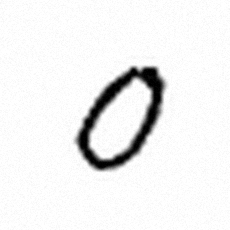
#> input picture reconocimiento_digitos/data/samples/digito_0.png, 230 x 230 px; its folder holds only this picture in this run
$ python -i segmentation.py   (imports and definitions only)
#> lines starting #> are read from the running program, lines starting #| are printed output that depends on the picture; after the words box and inside, x2 and y2 are one past the last pixel; in counts of white or black regions, pixels touching at a corner belong together
### reconocimiento_digitos/config.py
"""
Configuración central del proyecto.

Aquí se concentran rutas, constantes y hiperparámetros para evitar valores
"mágicos" repartidos por el código. Cualquier cambio de rutas o de tiempo de
entrenamiento debe hacerse en este archivo.
"""

from __future__ import annotations

import os
from pathlib import Path

# ---------------------------------------------------------------------------
# Reproducibilidad y avisos de TensorFlow
# ---------------------------------------------------------------------------
# Debe fijarse antes de importar TensorFlow para que los logs no ensucien la
# salida de consola. No oculta errores: solo mensajes informativos del runtime.
os.environ.setdefault("TF_CPP_MIN_LOG_LEVEL", "2")
os.environ.setdefault("PYTHONHASHSEED", "42")

SEED = 42
RANDOM_STATE = 42

# ---------------------------------------------------------------------------
# Rutas del proyecto
# ---------------------------------------------------------------------------
BASE_DIR = Path(__file__).resolve().parent
DATA_DIR = BASE_DIR / "data"
MODELS_DIR = BASE_DIR / "models"
RESULTS_DIR = BASE_DIR / "results"
PLOTS_DIR = BASE_DIR / "plots"
SAMPLES_DIR = DATA_DIR / "samples"
LABELS_DIR = DATA_DIR / "labels"
TESTS_DIR = BASE_DIR / "tests"

DATA_FILE = DATA_DIR / "mnist_split.npz"
DATASET_INFO_FILE = DATA_DIR / "dataset_info.json"

# ---------------------------------------------------------------------------
# Dataset
# ---------------------------------------------------------------------------
IMAGE_SIZE = 28
NUM_CLASSES = 10
CLASS_NAMES = [str(i) for i in range(NUM_CLASSES)]
VALIDATION_SIZE = 6_000  # el conjunto de test oficial (10 000) nunca se toca

# ---------------------------------------------------------------------------
# Preprocesamiento de imágenes subidas por el usuario
# ---------------------------------------------------------------------------
MNIST_BOX_SIZE = 20       # caja estándar de MNIST: dígito de 20x20 en lienzo 28x28
MNIST_MARGIN = 4
DEFAULT_MIN_AREA = 40     # área mínima (px²) de un componente para considerarlo dígito
DEFAULT_MAX_DIGITS = 15

# ---------------------------------------------------------------------------
# Hiperparámetros de los modelos tradicionales
# ---------------------------------------------------------------------------
SVM_TRAIN_SIZE = 12_000   # subconjunto estratificado para que el SVM RBF sea viable
CV_SAMPLE_SIZE = 6_000    # subconjunto para validación cruzada (3 folds)
CV_FOLDS = 3
KNN_COMPONENTS = 50       # PCA previo: acelera KNN y reduce ruido
KNN_NEIGHBORS = 5
KMEANS_CLUSTERS = 10
KMEANS_SAMPLE_SIZE = 20_000
KMEANS_PCA_COMPONENTS = 50

# ---------------------------------------------------------------------------
# Hiperparámetros de Deep Learning
# ---------------------------------------------------------------------------
CNN_EPOCHS = 12
CNN_BATCH_SIZE = 128
CNN_LEARNING_RATE = 1e-3
MLP_EPOCHS = 25
MLP_BATCH_SIZE = 128
MLP_HIDDEN_UNITS = (256, 128)
MLP_LEARNING_RATE = 1e-3
EARLY_STOPPING_PATIENCE = 4

# Tamaño de lote para inferencia; no afecta el resultado.
PREDICT_BATCH_SIZE = 512

# ---------------------------------------------------------------------------
# Nombres legibles y artefactos
# ---------------------------------------------------------------------------
MODEL_DISPLAY_NAMES = {
    "logreg": "Regresión Logística",
    "kmeans": "K-Means (agrupamiento)",
    "knn": "K-Nearest Neighbors (KNN)",
    "svm": "Máquina de Vectores de Soporte (SVM)",
    "mlp": "Red Neuronal Artificial (MLP)",
    "cnn": "Red Neuronal Convolucional (CNN)",
}

SUPERVISED_MODELS = ["logreg", "knn", "svm", "mlp", "cnn"]

MODEL_FILES = {
    "logreg": MODELS_DIR / "logistic_regression.joblib",
    "kmeans": MODELS_DIR / "kmeans.joblib",
    "knn": MODELS_DIR / "knn.joblib",
    "svm": MODELS_DIR / "svm.joblib",
    "mlp": MODELS_DIR / "mlp.keras",
    "cnn": MODELS_DIR / "cnn.keras",
}

METRICS_FILE = RESULTS_DIR / "metrics.csv"
KMEANS_METRICS_FILE = RESULTS_DIR / "kmeans_metrics.json"
CV_RESULTS_FILE = RESULTS_DIR / "cross_validation.csv"
DEMO_RESULTS_FILE = RESULTS_DIR / "demo_predictions.json"
SUMMARY_FILE = RESULTS_DIR / "RESUMEN.md"
HISTORY_FILE = RESULTS_DIR / "historial_reconocimiento.json"


def ensure_directories() -> None:
    """Crea todas las carpetas de trabajo si no existen."""
    for directory in (
        BASE_DIR,
        DATA_DIR,
        MODELS_DIR,
        RESULTS_DIR,
        PLOTS_DIR,
        SAMPLES_DIR,
        LABELS_DIR,
        TESTS_DIR,
    ):
        directory.mkdir(parents=True, exist_ok=True)
#> further down, picture is the input picture: shape (230, 230, 3); min 0, max 255, mean 239.7


# Las carpetas se crean al importar el módulo: es una operación inocua y evita
# errores de "FileNotFoundError" en cualquier punto de entrada.
ensure_directories()

### reconocimiento_digitos/src/preprocessing.py
"""
Preprocesamiento de imágenes para el reconocimiento de dígitos.

La cadena completa para una imagen subida por el usuario es:

1. Conversión a escala de grises.
2. Mejora de contraste (CLAHE) para fotos con iluminación desigual.
3. Eliminación de ruido (filtro de mediana / gaussiano).
4. Umbralización de Otsu robusta a polaridad (dedo oscuro sobre fondo claro
   o dedo claro sobre fondo oscuro).
5. Recorte al contenido, escalado conservando la relación de aspecto hasta
   20x20 y centrado por centro de masa en un lienzo de 28x28 (formato MNIST).
6. Normalización de píxeles a [0, 1].

Las imágenes de MNIST ya vienen centradas y en 28x28, por lo que para entrenar
solo se normalizan; no se les aplica umbralización ni redimensionado.
"""

from __future__ import annotations

import cv2
import numpy as np

import config


def ensure_grayscale(image: np.ndarray) -> np.ndarray:
    """Convierte una imagen BGR, BGRA o RGB a un array 2D en escala de grises.

    OpenCV lee las imágenes en orden BGR. Para imágenes de dígitos el orden de
    los canales no afecta de forma apreciable, pero se documenta la convención.
    """
    if image is None:
        raise ValueError("La imagen recibida es None.")
    arr = np.asarray(image)
    if arr.size == 0:
        raise ValueError("La imagen está vacía.")

    if arr.ndim == 2:
        gray = arr
    elif arr.ndim == 3:
        if arr.shape[2] == 4:
            # Componer el canal alfa sobre fondo blanco para no convertir en
            # negro las zonas transparentes de un PNG.
            bgr = arr[:, :, :3].astype(np.float32)
            alpha = (arr[:, :, 3:4].astype(np.float32) / 255.0)
            composed = bgr * alpha + 255.0 * (1.0 - alpha)
            gray = cv2.cvtColor(composed.astype(np.uint8), cv2.COLOR_BGR2GRAY)
        elif arr.shape[2] == 3:
            gray = cv2.cvtColor(arr.astype(np.uint8), cv2.COLOR_BGR2GRAY)
        elif arr.shape[2] == 1:
            gray = arr[:, :, 0]
        else:
            raise ValueError(f"Número de canales no soportado: {arr.shape[2]}")
    else:
        raise ValueError(f"Dimensiones no soportadas: {arr.ndim}")

    return np.ascontiguousarray(gray.astype(np.uint8))


def enhance_contrast(gray: np.ndarray) -> np.ndarray:
    """Aplica CLAHE para atenuar sombras y mejorar el contraste local."""
    gray = ensure_grayscale(gray)
    clahe = cv2.createCLAHE(clipLimit=2.0, tileGridSize=(8, 8))
    return clahe.apply(gray)


# [17 lines left out: function denoise_image, not called in this run]


def normalize_pixels(image: np.ndarray) -> np.ndarray:
    """Convierte píxeles a float32 en el rango [0, 1].

    Solo se divide entre 255 si los valores están claramente en escala 0-255.
    El umbral 1.5 evita dividir dos veces arrays normalizados que, tras una
    interpolación, pueden contener valores como 1.0000001.
    """
    source = np.asarray(image)
    arr = source.astype(np.float32)
    if arr.size and float(arr.max()) > 1.5:
        arr = arr / 255.0
    return np.clip(arr, 0.0, 1.0)


# [7 lines left out: function resize_digit, not called in this run]


def binarize_digit(image: np.ndarray, blur: bool = True) -> np.ndarray:
    """Umbraliza con Otsu y devuelve el dígito en blanco (255) sobre negro (0).

    La polaridad se elige automáticamente: de las dos posibles salidas de Otsu
    se conserva aquella en la que el "objeto" ocupa menos superficie, que es lo
    habitual para un dígito. Así funciona tanto con tinta oscura sobre papel
    claro como con tiza clara sobre pizarra oscura.
    """
#> called with blur = True
    gray = ensure_grayscale(image)
    if blur:
        gray = cv2.GaussianBlur(gray, (3, 3), 0)

    _, binary = cv2.threshold(
        gray, 0, 255, cv2.THRESH_BINARY + cv2.THRESH_OTSU
    )
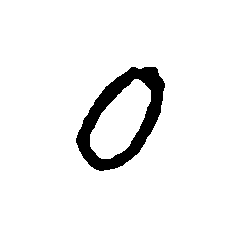
#> binary: shape (230, 230); 94% white; 1 black region, box (x1, y1, x2, y2) and area: (76, 67, 165, 171) 3191
    foreground_ratio = float(np.count_nonzero(binary)) / binary.size
#> foreground_ratio = 0.94
    if foreground_ratio > 0.5:
        binary = cv2.bitwise_not(binary)
    return binary


# [10 lines left out: function remove_small_objects, not called in this run]


def crop_to_content(image: np.ndarray, margin: int = 0) -> np.ndarray:
    """Recorta al rectángulo que contiene los píxeles no nulos."""
    arr = np.asarray(image)
    coords = cv2.findNonZero((arr > 0).astype(np.uint8))
    if coords is None:
        return arr
    x, y, w, h = cv2.boundingRect(coords)
    x0 = max(0, x - margin)
    y0 = max(0, y - margin)
    x1 = min(arr.shape[1], x + w + margin)
    y1 = min(arr.shape[0], y + h + margin)
    return arr[y0:y1, x0:x1]


def center_by_mass(image: np.ndarray, output_size: int = config.IMAGE_SIZE) -> np.ndarray:
    """Desplaza la imagen para que su centro de masa quede en el centro.

    MNIST está normalizado así; replicarlo mejora mucho la precisión con
    imágenes nuevas, sobre todo si el usuario escribe en una esquina.
    """
    arr = normalize_pixels(image)
    if arr.shape != (output_size, output_size):
        arr = resize_digit(arr, output_size).astype(np.float32)

    total = float(arr.sum())
    if total <= 1e-8:
        return arr.astype(np.float32)

    ys, xs = np.indices(arr.shape, dtype=np.float32)
    cy = float((ys * arr).sum() / total)
    cx = float((xs * arr).sum() / total)
    shift_x = (output_size - 1) / 2.0 - cx
    shift_y = (output_size - 1) / 2.0 - cy

    matrix = np.float32([[1, 0, shift_x], [0, 1, shift_y]])
    shifted = cv2.warpAffine(
        arr,
        matrix,
        (output_size, output_size),
        flags=cv2.INTER_LINEAR,
        borderMode=cv2.BORDER_CONSTANT,
        borderValue=0,
    )
    return np.clip(shifted, 0.0, 1.0).astype(np.float32)


def resize_and_center(
    image: np.ndarray,
    box_size: int = config.MNIST_BOX_SIZE,
    output_size: int = config.IMAGE_SIZE,
) -> np.ndarray:
    """Escala el dígito a `box_size` conservando aspecto y lo centra en 28x28.

    Es la normalización estándar de MNIST: el dígito ocupa como máximo 20x20
    píxeles dentro de un lienzo de 28x28, con 4 píxeles de margen.
    """
    arr = normalize_pixels(image)

    # No se redimensiona aquí a 28x28: hacerlo antes de recortar deformaría
    # los dígitos estrechos (por ejemplo, un "1") y los convertiría en manchas.
    # Primero se recorta al contenido y luego se escala conservando el aspecto.
    content = crop_to_content(arr, margin=0)
    if content.size == 0 or np.count_nonzero(content) == 0:
        return np.zeros((output_size, output_size), dtype=np.float32)

    h, w = content.shape
    scale = float(box_size) / float(max(h, w))
    new_w = max(1, int(round(w * scale)))
    new_h = max(1, int(round(h * scale)))
    interpolation = cv2.INTER_AREA if scale < 1 else cv2.INTER_LINEAR
    resized = cv2.resize(content, (new_w, new_h), interpolation=interpolation)

    canvas = np.zeros((output_size, output_size), dtype=np.float32)
    x0 = (output_size - new_w) // 2
    y0 = (output_size - new_h) // 2
    canvas[y0 : y0 + new_h, x0 : x0 + new_w] = resized
    return center_by_mass(canvas, output_size=output_size)


def prepare_digit_for_model(
    image: np.ndarray,
    binarize: bool = True,
    denoise: bool = True,
    output_size: int = config.IMAGE_SIZE,
) -> np.ndarray:
    """Convierte una imagen de un dígito al formato de entrada de los modelos.

    Devuelve un array float32 de forma (28, 28) con el dígito blanco sobre
    fondo negro y valores en [0, 1].

    Parámetros
    ----------
    binarize:
        True para fotos o capturas. False si la imagen ya es una máscara
        binaria blanca sobre negro (por ejemplo, un recorte de segmentación).
    denoise:
        Aplica un filtro de mediana antes de umbralizar.
    """
    gray = ensure_grayscale(image)

    if binarize:
        if denoise:
            gray = denoise_image(gray, method="median", kernel_size=3)
        try:
            gray = enhance_contrast(gray)
        except cv2.error:  # imágenes demasiado pequeñas para CLAHE
            pass
        digit = binarize_digit(gray)
        digit_float = normalize_pixels(digit)
    else:
        digit_float = normalize_pixels(gray)

    prepared = resize_and_center(digit_float, output_size=output_size)
    return prepared.astype(np.float32)


# [43 lines left out: functions prepare_dataset_for_ml, prepare_dataset_for_cnn, to_uint8, make_white_background, not called in this run]

### reconocimiento_digitos/src/segmentation.py
"""
Segmentación de dígitos manuscritos con OpenCV.

El objetivo es que el usuario pueda subir una foto con uno o varios números y
el sistema recorte cada dígito por separado, en orden de lectura (izquierda a
derecha), para alimentar al modelo de clasificación.

Limitaciones documentadas:
- Se asumen dígitos en una sola línea. Los números en varias líneas se ordenan
  globalmente por coordenada X, no por filas.
- Si los dígitos se tocan, se intenta una separación por perfil de proyección;
  si no es posible, se tratan como un único componente.
"""

from __future__ import annotations

from dataclasses import dataclass

import cv2
import numpy as np

import config
from src.preprocessing import (
    binarize_digit,
    enhance_contrast,
    ensure_grayscale,
    prepare_digit_for_model,
)


@dataclass
class SegmentedDigit:
    """Resultado de segmentar un dígito individual."""

    index: int
    bbox: tuple[int, int, int, int]  # x, y, ancho, alto en la imagen original
    binary_crop: np.ndarray          # máscara blanca sobre negro (uint8)
    prepared: np.ndarray             # imagen float32 28x28 lista para el modelo
    area: float


def _binarize_for_segmentation(gray: np.ndarray) -> np.ndarray:
    """Umbraliza y deja el trazo en blanco sobre fondo negro."""
    blurred = cv2.GaussianBlur(gray, (5, 5), 0)
    binary = binarize_digit(blurred)
    # Cierre suave para unir trazos que se cortaron por ruido, seguido de una
    # apertura para eliminar motas pequeñas.
    kernel = cv2.getStructuringElement(cv2.MORPH_ELLIPSE, (3, 3))
    binary = cv2.morphologyEx(binary, cv2.MORPH_CLOSE, kernel, iterations=1)
#> binary: shape (230, 230); 6% white; 1 white region
    binary = cv2.morphologyEx(binary, cv2.MORPH_OPEN, kernel, iterations=1)
    return binary


def _split_wide_box(
    binary: np.ndarray,
    box: tuple[int, int, int, int],
    area: float,
) -> list[tuple[tuple[int, int, int, int], float]]:
    """Intenta separar dos dígitos que se tocaron y formaron un bloque ancho.

    Se analiza el perfil vertical de píxeles del componente. Si existe un valle
    claro cerca de la mitad, se divide en dos cajas. Es una heurística: no
    pretende resolver todos los casos de caligrafía unida.
    """
    x, y, w, h = box
    if w < 1.25 * h or w < 20:
        return [(box, area)]

    roi = binary[y : y + h, x : x + w]
    profile = (roi > 0).sum(axis=0).astype(np.float32)
    if profile.size < 10:
        return [(box, area)]

    # Suavizado del perfil para evitar cortar por un píxel aislado.
    window = max(3, int(profile.size * 0.05) | 1)
    kernel = np.ones(window, dtype=np.float32) / window
    smooth = np.convolve(profile, kernel, mode="same")

    left = int(profile.size * 0.30)
    right = int(profile.size * 0.70)
    if right <= left:
        return [(box, area)]

    center_region = smooth[left:right]
    split_offset = int(np.argmin(center_region)) + left
    valley = float(center_region.min())
    peak = float(smooth.max())
    if peak <= 0 or valley > 0.35 * peak:
        return [(box, area)]

    # Evitar divisiones que produzcan mitades demasiado estrechas.
    if split_offset < 0.2 * w or split_offset > 0.8 * w:
        return [(box, area)]

    left_w = split_offset
    right_w = w - split_offset
    left_area = float((roi[:, :split_offset] > 0).sum())
    right_area = float((roi[:, split_offset:] > 0).sum())
    return [
        ((x, y, left_w, h), left_area),
        ((x + split_offset, y, right_w, h), right_area),
    ]


def segment_digits(
    image: np.ndarray,
    min_area: int = config.DEFAULT_MIN_AREA,
    max_digits: int = config.DEFAULT_MAX_DIGITS,
    apply_clahe: bool = True,
) -> list[SegmentedDigit]:
    """Segmenta los dígitos de una imagen y devuelve sus recortes preparados.

    Parámetros
    ----------
    image:
        Imagen BGR, BGRA o en escala de grises.
    min_area:
        Área mínima de un contorno para considerarlo un dígito.
    max_digits:
        Número máximo de dígitos a devolver (protege la interfaz).
    apply_clahe:
        Mejora el contraste local antes de umbralizar (recomendado en fotos).
    """
    gray = ensure_grayscale(image)
    if apply_clahe:
        gray = enhance_contrast(gray)

    binary = _binarize_for_segmentation(gray)
    contours, _ = cv2.findContours(binary, cv2.RETR_EXTERNAL, cv2.CHAIN_APPROX_SIMPLE)
#> contours = 1 contour; box (x1, y1, x2, y2) and area: (76, 67, 165, 171) 5898

    candidates: list[tuple[tuple[int, int, int, int], float]] = []
    for contour in contours:
        area = float(cv2.contourArea(contour))
        x, y, w, h = cv2.boundingRect(contour)
        if area < min_area or h < 8 or w < 2:
            continue
        candidates.append(((x, y, w, h), area))
#> this loop made 1 pass
#> (area, x, y, w, h) on pass 1: (5897.5, 76, 67, 89, 104)
#> after the loop, candidates = [((76, 67, 89, 104), 5897.5)]

    if not candidates:
        return []

    # Filtrar ruido comparando alturas y áreas con el componente principal.
    max_height = max(h for (_, _, _, h), _ in candidates)
#> max_height = 104
    max_area = max(area for _, area in candidates)
#> max_area = 5897.5
    filtered = [
        (box, area)
        for box, area in candidates
        if box[3] >= 0.20 * max_height and area >= 0.01 * max_area
    ]
#> filtered = [((76, 67, 89, 104), 5897.5)]

    # Intentar separar bloques anchos (dígitos pegados).
    expanded: list[tuple[tuple[int, int, int, int], float]] = []
    for box, area in filtered:
        expanded.extend(_split_wide_box(binary, box, area))
#> after the loop, expanded = [((76, 67, 89, 104), 5897.5)]

    # Orden de lectura: de izquierda a derecha.
    expanded.sort(key=lambda item: item[0][0])
    expanded = expanded[:max_digits]

    segments: list[SegmentedDigit] = []
    for index, ((x, y, w, h), area) in enumerate(expanded):
        pad = 2
        x0 = max(0, x - pad)
        y0 = max(0, y - pad)
        x1 = min(binary.shape[1], x + w + pad)
        y1 = min(binary.shape[0], y + h + pad)
        crop = binary[y0:y1, x0:x1]
        prepared = prepare_digit_for_model(
            crop,
            binarize=False,
            denoise=False,
        )
        segments.append(
            SegmentedDigit(
                index=index,
                bbox=(x, y, w, h),
                binary_crop=crop,
                prepared=prepared,
                area=area,
            )
        )
#> this loop made 1 pass
#> (area, pad) on pass 1: (5897.5, 2)
#> pass 1, in segment_digits, `crop = binary[y0:y1, x0:x1]`:
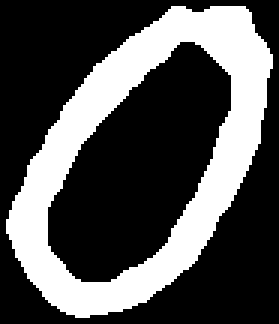
#> crop: shape (108, 93) (shown 3 times larger); 31.8% white; 1 white region, box (x1, y1, x2, y2) and area: (2, 2, 91, 106) 3192
#> pass 1, in resize_and_center, `content = crop_to_content(arr, margin=0)`:
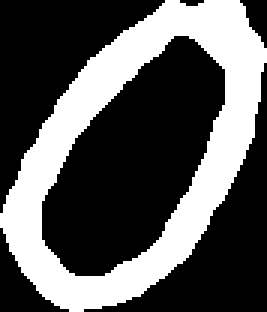
#> content: shape (104, 89) float32 (shown 3 times larger); values 0 (black) and 1 (white), 34.5% white; 1 white region, box (x1, y1, x2, y2) and area: (0, 0, 89, 104) 3192
#> after the loop, segments = 1 item
    return segments


# [30 lines left out: function annotate_segments, not called in this run]


def prepare_full_image(image: np.ndarray) -> np.ndarray:
    """Fallback: prepara la imagen completa como si fuera un único dígito."""
    return prepare_digit_for_model(image, binarize=True, denoise=True)


# [5 lines left out: function segmentation_preview, not called in this run]

>>> import cv2
>>> picture = cv2.imread('../data/samples/digito_0.png')
>>> result = segment_digits(picture)
#> result = 1 item

$ run again, on reconocimiento_digitos/data/samples/digito_1.png
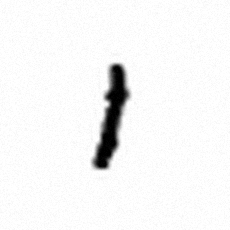
#> input picture reconocimiento_digitos/data/samples/digito_1.png, 230 x 230 px
#> picture is the input picture: shape (230, 230, 3); min 0, max 255, mean 245.1
#> in binarize_digit, `_, binary = cv2.threshold( gray, 0, 255, cv2.THRESH_BINARY + cv2.THRES..`:
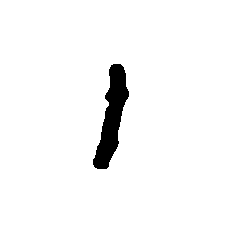
#> binary: shape (230, 230); 96.6% white; 1 black region, box (x1, y1, x2, y2) and area: (93, 64, 129, 169) 1808
#> foreground_ratio = 0.966
#> contours = 1 contour; box (x1, y1, x2, y2) and area: (93, 64, 129, 169) 1694
#> the loop in segment_digits, `for contour in contours:` made 1 pass
#> (area, x, y, w, h) on pass 1: (1693.5, 93, 64, 36, 105)
#> after the loop in segment_digits, `for contour in contours:`: candidates = [((93, 64, 36, 105), 1693.5)]
#> max_height = 105
#> max_area = 1693.5
#> filtered = [((93, 64, 36, 105), 1693.5)]
#> the loop in segment_digits, `for box, area in filtered:` made 1 pass
#> the loop in segment_digits, `for index, ((x, y, w, h), area) in enumerate(expanded):` made 1 pass
#> (area, pad) on pass 1: (1693.5, 2)
#> pass 1, in resize_and_center, `content = crop_to_content(arr, margin=0)`:
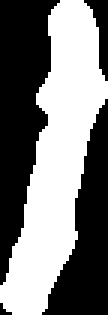
#> content: shape (105, 36) float32 (shown 3 times larger); values 0 (black) and 1 (white), 47.8% white; 1 white region, box (x1, y1, x2, y2) and area: (0, 0, 36, 105) 1807
#> after the loop in segment_digits, `for index, ((x, y, w, h), area) in enumerate(expanded):`: segments = 1 item
